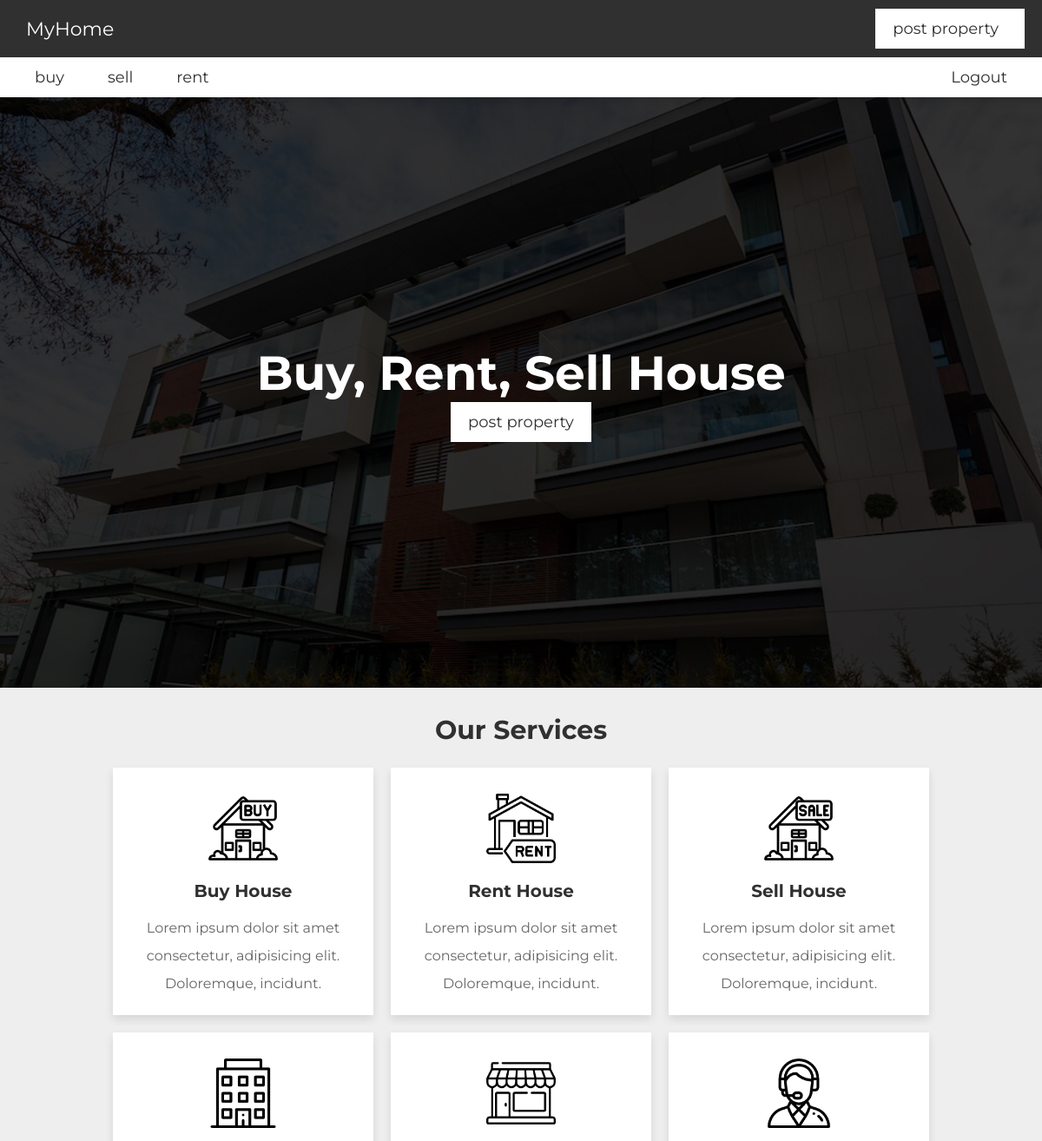
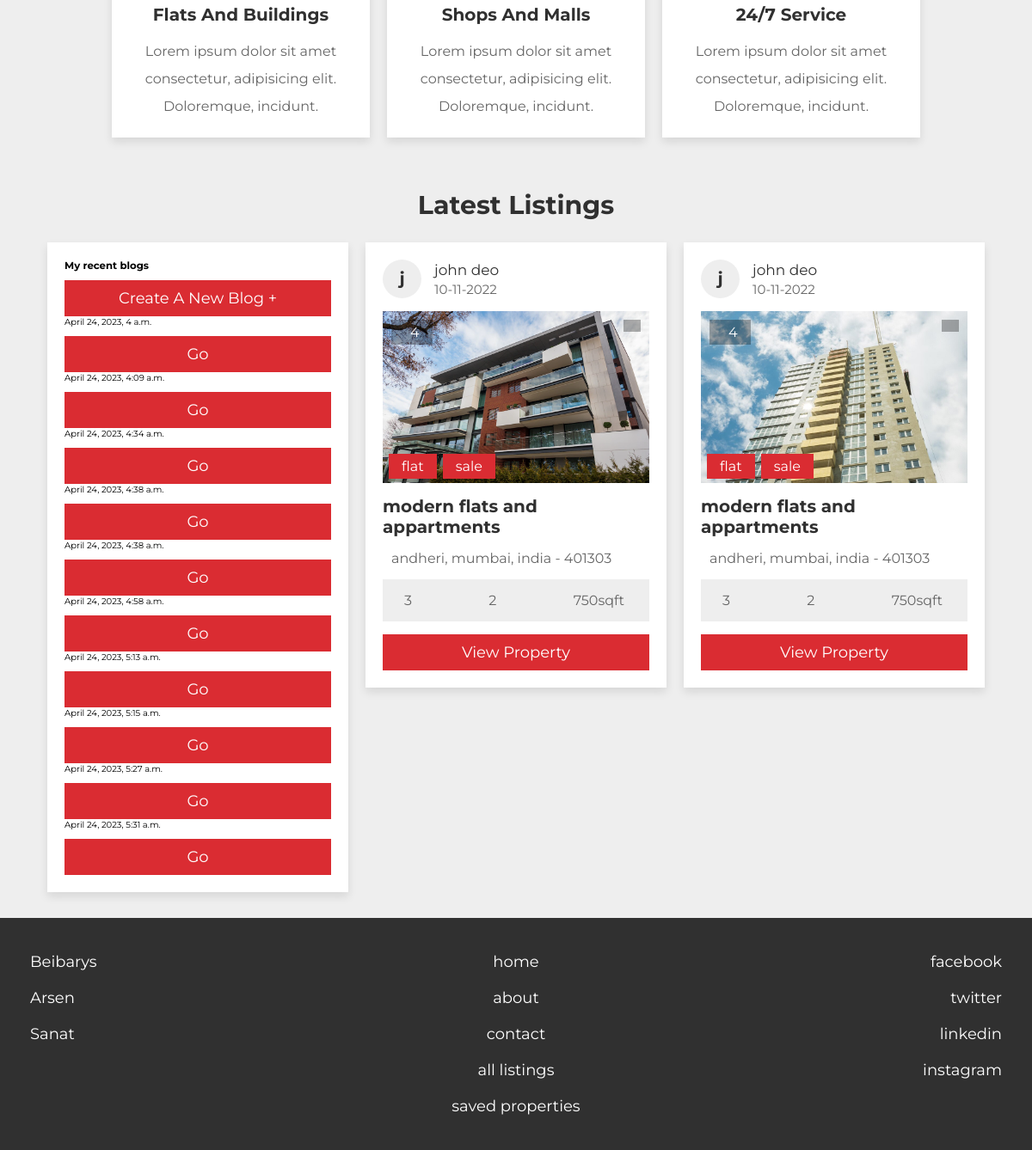
The app's page / (signed in) with its own data (2 pictures, top to bottom).
### blogs/models.py (models this page shows)
class Oblast(models.Model):
    image = models.ImageField(upload_to='images/', null=True, max_length=255)
    oblast = models.CharField(null=False, max_length=255)
    created_at = models.DateTimeField(auto_now_add=True, null=False)
    owner = models.ForeignKey(User, on_delete=models.CASCADE, null=False, default=False, related_name='oblasts')
    class Meta:
        verbose_name = 'Oblast'
        verbose_name_plural = 'Oblasts'

### blogs/views.py (the view)
# urls.py: path('', home_page, name='home'),
def home_page(request):
    if request.user.is_authenticated:
        oblasts = Oblast.objects.filter(owner_id=request.user.id)
        return render(request, 'blogs/index.html', {'oblasts': oblasts, 'user': request.user})
    else:
        return redirect('/auth/login/')

### blogs/templates/blogs/index.html (shortened to what this page needs)
{% extends 'base.html' %}
{% load static %}
{% block content %}
<header class="header">
  <nav class="navbar nav-1">
     <section class="flex">
        <a href="/" class="logo">MyHome</a>
        <ul>
           <li><a href="/blogs/create/">post property</a></li>
        </ul>
     </section>
  </nav>
  <nav class="navbar nav-2">
     <section class="flex">
        <div class="menu">
           <ul>
              <li><a href="#">buy</a>
              </li>
              <li><a href="#">sell</a>
              </li>
              <li><a href="#">rent</a>
              </li>
           </ul>
        </div>
        <ul>
          <li><a class="nav-link active" aria-current="page" href="/auth/logout">Logout</a></li>
        </ul>
     </section>
  </nav>
</header>
<div class="home">
  <section class="center">
    <h1 class="text-uppercase">
      	<span style='color:white; font-size:5.5rem;'>Buy, Rent, Sell House</span>
    </h1>
    <a href="/blogs/create/" class="post">post property</a>
  </section>
</div>
<section class="services">
  <h1 class="heading">our services</h1>
  <div class="box-container">
     <div class="box">
        <img src="static/images/icon-1.png" alt="">
        <h3>buy house</h3>
        <p>Lorem ipsum dolor sit amet consectetur, adipisicing elit. Doloremque, incidunt.</p>
     </div>
     <div class="box">
        <img src="static/images/icon-2.png" alt="">
        <h3>rent house</h3>
        <p>Lorem ipsum dolor sit amet consectetur, adipisicing elit. Doloremque, incidunt.</p>
     </div>
     <div class="box">
        <img src="static/images/icon-3.png" alt="">
        <h3>sell house</h3>
        <p>Lorem ipsum dolor sit amet consectetur, adipisicing elit. Doloremque, incidunt.</p>
     </div>
     <div class="box">
        <img src="static/images/icon-4.png" alt="">
        <h3>flats and buildings</h3>
        <p>Lorem ipsum dolor sit amet consectetur, adipisicing elit. Doloremque, incidunt.</p>
     </div>
     <div class="box">
        <img src="static/images/icon-5.png" alt="">
        <h3>shops and malls</h3>
        <p>Lorem ipsum dolor sit amet consectetur, adipisicing elit. Doloremque, incidunt.</p>
     </div>
     <div class="box">
        <img src="static/images/icon-6.png" alt="">
        <h3>24/7 service</h3>
        <p>Lorem ipsum dolor sit amet consectetur, adipisicing elit. Doloremque, incidunt.</p>
     </div>
  </div>
</section>
<section class="listings">
  <h1 class="heading">latest listings</h1>
  <div class="box-container">
     <div class="box">
              <div class="row mt-5">
          <div class="col-12 card p-3">
              <div class="col-12 d-flex justify-content-between items-center">
                <h3>My recent blogs</h3>
              <a class="btn btn-primary" href="/blogs/create/" role="button">Create a new blog +</a>
          </div>
          <div class="row my-2">
            {% if oblasts|length > 0 %}
                {% for oblast in oblasts %}
                    <div class="col-6">
                        <div class="card p-2">
                            <div class="card-body">
                                <p class="card-text">{{ oblast.created_at }}</p>
                                <a href="/blogs/{{oblast.id}}/" class="btn btn-primary">Go</a>
                            </div>
                        </div>
                    </div>
                {% endfor %}
            {% else %}
                <div class="col-12">
                      <h4>No blogs are created yet!</h4>
                </div>
            {% endif %}
          </div>
          </div>
      </div>
      </div>
     <div class="box">
        <div class="admin">
           <h3>j</h3>
           <div>
              <p>john deo</p>
              <span>10-11-2022</span>
           </div>
        </div>
        <div class="thumb">
           <p class="total-images"><span>4</span></p>
           <p class="type"><span>flat</span><span>sale</span></p>
           <form action="" method="post" class="save">
              <button type="submit" name="save" class="far fa-heart"></button>
           </form>
           <img src="static/images/house-img-2.webp" alt="">
        </div>
        <h3 class="name">modern flats and appartments</h3>
        <p class="location"><span>andheri, mumbai, india - 401303</span></p>
        <div class="flex">
           <p><span>3</span></p>
           <p><span>2</span></p>
           <p><span>750sqft</span></p>
        </div>
        <a href="view_property.html" class="btn">view property</a>
     </div>
     <div class="box">
        <div class="admin">
           <h3>j</h3>
           <div>
              <p>john deo</p>
              <span>10-11-2022</span>
           </div>
        </div>
        <div class="thumb">
           <p class="total-images"><span>4</span></p>
           <p class="type"><span>flat</span><span>sale</span></p>
           <form action="" method="post" class="save">
              <button type="submit" name="save" class="far fa-heart"></button>
           </form>
           <img src="static/images/house-img-3.jpg" alt="">
        </div>
        <h3 class="name">modern flats and appartments</h3>
        <p class="location"><span>andheri, mumbai, india - 401303</span></p>
        <div class="flex">
           <p><span>3</span></p>
           <p><span>2</span></p>
           <p><span>750sqft</span></p>
        </div>
        <a href="view_property.html" class="btn">view property</a>
     </div>
  </div>
</section>
<footer class="footer">
  <section class="flex">
     <div class="box">
        <a href="tel:1234567890"><span>Beibarys</span></a>
        <a href="tel:1112223333"><span>Arsen</span></a>
        <a href="tel:1112223333"><span>Sanat</span></a>
     </div>
     <div class="box">
        <a href=""><span>home</span></a>
        <a href=""><span>about</span></a>
        <a href=""><span>contact</span></a>
        <a href="]"><span>all listings</span></a>
        <a href=""><span>saved properties</span></a>
     </div>
     <div class="box">
        <a href="#"><span>facebook</span></a>
        <a href="#"><span>twitter</span></a>
        <a href="#"><span>linkedin</span></a>
        <a href="#"><span>instagram</span></a>
     </div>
  </section>
</footer>
{% endblock %}

### templates/base.html (shortened to what this page needs)
{% load static %}
<html>
    <head>
        <link href="{% static 'css/style.css' %}" rel="stylesheet" />
    </head>
    <body>
        {% block content %}
        {% endblock %}
    </body>
</html>

### records on screen
Oblast: created_at "April 24, 2023, 4 a.m."
Oblast: created_at "April 24, 2023, 4:09 a.m."
Oblast: created_at "April 24, 2023, 4:34 a.m."
Oblast: created_at "April 24, 2023, 4:38 a.m."
Oblast: created_at "April 24, 2023, 4:38 a.m."
Oblast: created_at "April 24, 2023, 4:58 a.m."
Oblast: created_at "April 24, 2023, 5:13 a.m."
Oblast: created_at "April 24, 2023, 5:15 a.m."
Oblast: created_at "April 24, 2023, 5:27 a.m."
Oblast: created_at "April 24, 2023, 5:31 a.m."
